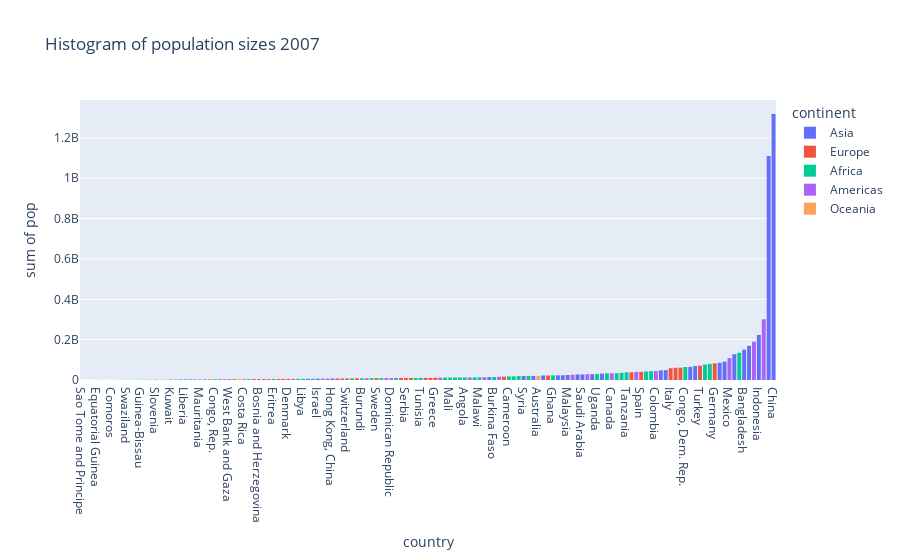

Here is the notebook cell this chart was saved with:
### Markdown cell above
---
## Histograms
 - Plotly has built-in binning and cutting for genereating histograms/
 - The labels for the x axis have been automatically rotated to display the country names and sampled to accomodate the full view
 - We can zoom y axis to explore values and see all country names

### Code cell
fig = px.histogram(
    filtered_df,
    x="country",
    y="pop",
    color="continent",
    title="Histogram of population sizes 2007",
)
fig.update_xaxes(categoryorder="total ascending")
fig.show()

### Figure 1 — Plotly figure (JSON) as saved in the notebook; plotly's stock layout.template omitted (floating-point values rounded to 4 significant figures)
{"data": [{"alignmentgroup": "True", "bingroup": "x", "histfunc": "sum", "hovertemplate": "continent=Asia<br>country=%{x}<br>sum of pop=%{y}<extra></extra>", "legendgroup": "Asia", "marker": {"color": "#636efa", "pattern": {"shape": ""}}, "name": "Asia", "offsetgroup": "Asia", "orientation": "v", "showlegend": true, "type": "histogram", "x": ["Afghanistan", "Bahrain", "Bangladesh", "Cambodia", "China", "Hong Kong, China", "India", "Indonesia", "Iran", "Iraq", "Israel", "Japan", "Jordan", "Korea, Dem. Rep.", "Korea, Rep.", "Kuwait", "Lebanon", "Malaysia", "Mongolia", "Myanmar", "Nepal", "Oman", "Pakistan", "Philippines", "Saudi Arabia", "Singapore", "Sri Lanka", "Syria", "Taiwan", "Thailand", "Vietnam", "West Bank and Gaza", "Yemen, Rep."], "xaxis": "x", "y": [31889923, 708573, 150448339, 14131858, 1318683096, 6980412, 1110396331, 223547000, 69453570, 27499638, 6426679, 127467972, 6053193, 23301725, 49044790, 2505559, 3921278, 24821286, 2874127, 47761980, 28901790, 3204897, 169270617, 91077287, 27601038, 4553009, 20378239, 19314747, 23174294, 65068149, 85262356, 4018332, 22211743], "yaxis": "y"}, {"alignmentgroup": "True", "bingroup": "x", "histfunc": "sum", "hovertemplate": "continent=Europe<br>country=%{x}<br>sum of pop=%{y}<extra></extra>", "legendgroup": "Europe", "marker": {"color": "#EF553B", "pattern": {"shape": ""}}, "name": "Europe", "offsetgroup": "Europe", "orientation": "v", "showlegend": true, "type": "histogram", "x": ["Albania", "Austria", "Belgium", "Bosnia and Herzegovina", "Bulgaria", "Croatia", "Czech Republic", "Denmark", "Finland", "France", "Germany", "Greece", "Hungary", "Iceland", "Ireland", "Italy", "Montenegro", "Netherlands", "Norway", "Poland", "Portugal", "Romania", "Serbia", "Slovak Republic", "Slovenia", "Spain", "Sweden", "Switzerland", "Turkey", "United Kingdom"], "xaxis": "x", "y": [3600523, 8199783, 10392226, 4552198, 7322858, 4493312, 10228744, 5468120, 5238460, 61083916, 82400996, 10706290, 9956108, 301931, 4109086, 58147733, 684736, 16570613, 4627926, 38518241, 10642836, 22276056, 10150265, 5447502, 2009245, 40448191, 9031088, 7554661, 71158647, 60776238], "yaxis": "y"}, {"alignmentgroup": "True", "bingroup": "x", "histfunc": "sum", "hovertemplate": "continent=Africa<br>country=%{x}<br>sum of pop=%{y}<extra></extra>", "legendgroup": "Africa", "marker": {"color": "#00cc96", "pattern": {"shape": ""}}, "name": "Africa", "offsetgroup": "Africa", "orientation": "v", "showlegend": true, "type": "histogram", "x": ["Algeria", "Angola", "Benin", "Botswana", "Burkina Faso", "Burundi", "Cameroon", "Central African Republic", "Chad", "Comoros", "Congo, Dem. Rep.", "Congo, Rep.", "Cote d'Ivoire", "Djibouti", "Egypt", "Equatorial Guinea", "Eritrea", "Ethiopia", "Gabon", "Gambia", "Ghana", "Guinea", "Guinea-Bissau", "Kenya", "Lesotho", "Liberia", "Libya", "Madagascar", "Malawi", "Mali", "Mauritania", "Mauritius", "Morocco", "Mozambique", "Namibia", "Niger", "Nigeria", "Reunion", "Rwanda", "Sao Tome and Principe", "Senegal", "Sierra Leone", "Somalia", "South Africa", "Sudan", "Swaziland", "Tanzania", "Togo", "Tunisia", "Uganda", "Zambia", "Zimbabwe"], "xaxis": "x", "y": [33333216, 12420476, 8078314, 1639131, 14326203, 8390505, 17696293, 4369038, 10238807, 710960, 64606759, 3800610, 18013409, 496374, 80264543, 551201, 4906585, 76511887, 1454867, 1688359, 22873338, 9947814, 1472041, 35610177, 2012649, 3193942, 6036914, 19167654, 13327079, 12031795, 3270065, 1250882, 33757175, 19951656, 2055080, 12894865, 135031164, 798094, 8860588, 199579, 12267493, 6144562, 9118773, 43997828, 42292929, 1133066, 38139640, 5701579, 10276158, 29170398, 11746035, 12311143], "yaxis": "y"}, {"alignmentgroup": "True", "bingroup": "x", "histfunc": "sum", "hovertemplate": "continent=Americas<br>country=%{x}<br>sum of pop=%{y}<extra></extra>", "legendgroup": "Americas", "marker": {"color": "#ab63fa", "pattern": {"shape": ""}}, "name": "Americas", "offsetgroup": "Americas", "orientation": "v", "showlegend": true, "type": "histogram", "x": ["Argentina", "Bolivia", "Brazil", "Canada", "Chile", "Colombia", "Costa Rica", "Cuba", "Dominican Republic", "Ecuador", "El Salvador", "Guatemala", "Haiti", "Honduras", "Jamaica", "Mexico", "Nicaragua", "Panama", "Paraguay", "Peru", "Puerto Rico", "Trinidad and Tobago", "United States", "Uruguay", "Venezuela"], "xaxis": "x", "y": [40301927, 9119152, 190010647, 33390141, 16284741, 44227550, 4133884, 11416987, 9319622, 13755680, 6939688, 12572928, 8502814, 7483763, 2780132, 108700891, 5675356, 3242173, 6667147, 28674757, 3942491, 1056608, 301139947, 3447496, 26084662], "yaxis": "y"}, {"alignmentgroup": "True", "bingroup": "x", "histfunc": "sum", "hovertemplate": "continent=Oceania<br>country=%{x}<br>sum of pop=%{y}<extra></extra>", "legendgroup": "Oceania", "marker": {"color": "#FFA15A", "pattern": {"shape": ""}}, "name": "Oceania", "offsetgroup": "Oceania", "orientation": "v", "showlegend": true, "type": "histogram", "x": ["Australia", "New Zealand"], "xaxis": "x", "y": [20434176, 4115771], "yaxis": "y"}], "layout": {"barmode": "relative", "legend": {"title": {"text": "continent"}, "tracegroupgap": 0}, "title": {"text": "Histogram of population sizes 2007"}, "xaxis": {"anchor": "y", "categoryorder": "total ascending", "domain": [0, 1], "title": {"text": "country"}}, "yaxis": {"anchor": "x", "domain": [0, 1], "title": {"text": "sum of pop"}}}}
